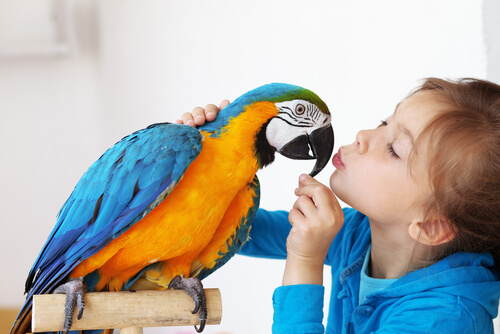
#> input picture Resources/loro.jpg, 500 x 334 px
$ python chapter_7.py
#> lines starting #> are read from the running program, lines starting #| are printed output that depends on the picture; after the words box and inside, x2 and y2 are one past the last pixel; in counts of white or black regions, pixels touching at a corner belong together
import cv2
import numpy as np

def empty(a):
    pass

def stackImages(scale,imgArray):
    rows = len(imgArray)
    cols = len(imgArray[0])
    rowsAvailable = isinstance(imgArray[0], list)
    width = imgArray[0][0].shape[1]
    height = imgArray[0][0].shape[0]
    if rowsAvailable:
        for x in range ( 0, rows):
            for y in range(0, cols):
                if imgArray[x][y].shape[:2] == imgArray[0][0].shape [:2]:
                    imgArray[x][y] = cv2.resize(imgArray[x][y], (0, 0), None, scale, scale)
                else:
                    imgArray[x][y] = cv2.resize(imgArray[x][y], (imgArray[0][0].shape[1], imgArray[0][0].shape[0]), None, scale, scale)
                if len(imgArray[x][y].shape) == 2: imgArray[x][y]= cv2.cvtColor( imgArray[x][y], cv2.COLOR_GRAY2BGR)
        imageBlank = np.zeros((height, width, 3), np.uint8)
        hor = [imageBlank]*rows
        hor_con = [imageBlank]*rows
        for x in range(0, rows):
            hor[x] = np.hstack(imgArray[x])
        ver = np.vstack(hor)
    else:
        for x in range(0, rows):
            if imgArray[x].shape[:2] == imgArray[0].shape[:2]:
                imgArray[x] = cv2.resize(imgArray[x], (0, 0), None, scale, scale)
            else:
                imgArray[x] = cv2.resize(imgArray[x], (imgArray[0].shape[1], imgArray[0].shape[0]), None,scale, scale)
            if len(imgArray[x].shape) == 2: imgArray[x] = cv2.cvtColor(imgArray[x], cv2.COLOR_GRAY2BGR)
        hor= np.hstack(imgArray)
        ver = hor
    return ver


path = 'Resources/loro.jpg'
cv2.namedWindow("TrackBars")
cv2.resizeWindow("TrackBars",640,240)
cv2.createTrackbar("Hue Min","TrackBars",0,179,empty)
#> slider 'Hue Min' is set to 35
cv2.createTrackbar("Hue Max","TrackBars",179,179,empty)
cv2.createTrackbar("Sat Min","TrackBars",0,179,empty)
#> slider 'Sat Min' is set to 35
cv2.createTrackbar("Sat Max","TrackBars",255,255,empty)
cv2.createTrackbar("Val Min","TrackBars",0,255,empty)
#> slider 'Val Min' is set to 51
cv2.createTrackbar("Val Max","TrackBars",255,255,empty)

while True:
    img = cv2.imread(path)
#> img is the input picture: shape (334, 500, 3); mean B, G, R 169.4, 174.5, 174.3
    imgHSV = cv2.cvtColor(img,cv2.COLOR_BGR2HSV)
#> imgHSV: shape (334, 500, 3); mean H, S, V 50.9, 88, 203
    h_min = cv2.getTrackbarPos("Hue Min","TrackBars")
    h_max = cv2.getTrackbarPos("Hue Max", "TrackBars")
    s_min = cv2.getTrackbarPos("Sat Min", "TrackBars")
    s_max = cv2.getTrackbarPos("Sat Max", "TrackBars")
    v_min = cv2.getTrackbarPos("Val Min", "TrackBars")
    v_max = cv2.getTrackbarPos("Val Max", "TrackBars")
    lower = np.array([h_min,s_min,v_min])
    upper = np.array([h_max,s_max,v_max])
    mask = cv2.inRange(imgHSV,lower,upper)
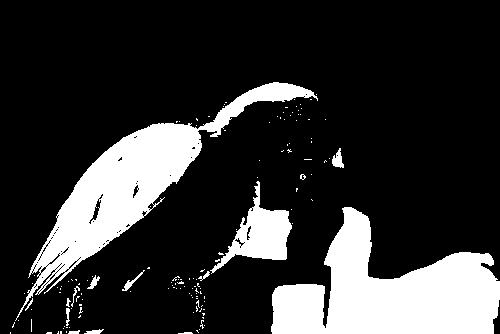
#> mask: shape (334, 500); 19.8% white; 141 white regions (126 under 20 px), largest, box (x1, y1, x2, y2) and area: (271, 207, 500, 334) 15991, (15, 82, 318, 321) 13403, (210, 181, 292, 274) 2669

    imgResult =cv2.bitwise_and(img,img,mask=mask)
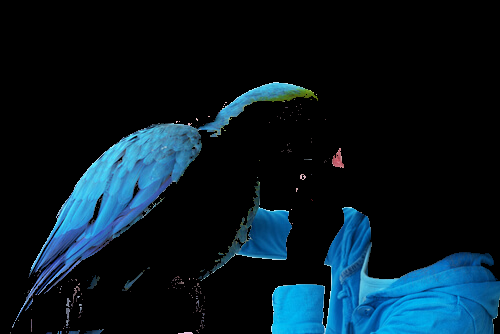
#> imgResult: shape (334, 500, 3); mean B, G, R 34.9, 24.6, 7.1

    '''
    cv2.imshow("Original",img)
    cv2.imshow("HSV",imgHSV)
    cv2.imshow("Mask",mask)
    cv2.imshow("Result",imgResult)
    '''
    imgStack = stackImages(0.6,([img,imgHSV],[mask,imgResult]))
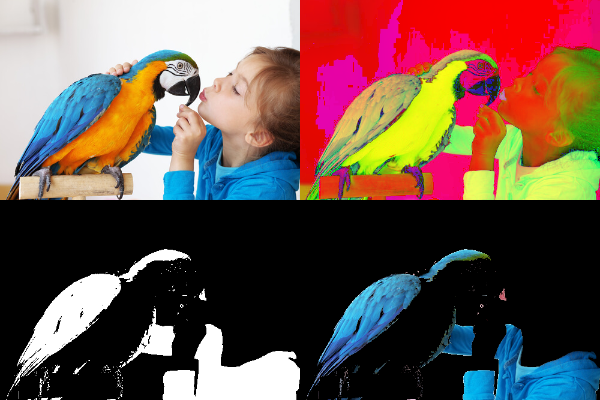
#> imgStack: shape (400, 600, 3); mean B, G, R 76.4, 84.4, 108.7
    cv2.imshow("Total", imgStack)

    cv2.waitKey(100)

$ run again, with Resources/shapes.JPG copied over Resources/loro.jpg
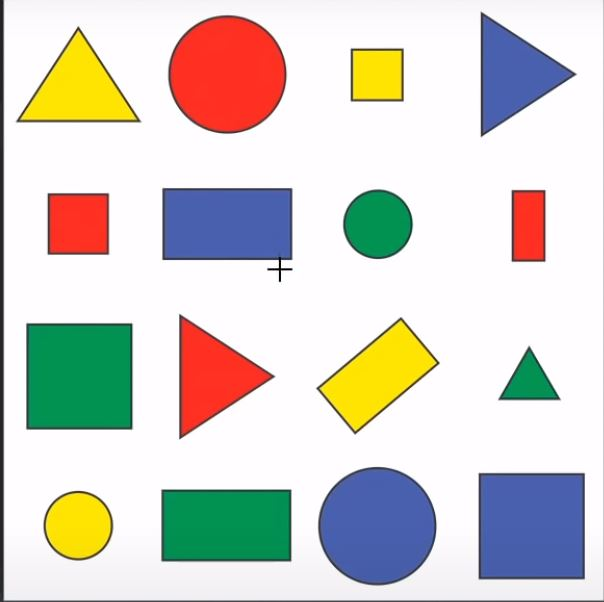
#> input picture Resources/shapes.JPG, 604 x 602 px
#> img is the input picture: shape (602, 604, 3); mean B, G, R 203.1, 209.6, 212.5
#> imgHSV: shape (602, 604, 3); mean H, S, V 118.8, 59.1, 231.6
#> `mask = cv2.inRange(imgHSV,lower,upper)`:
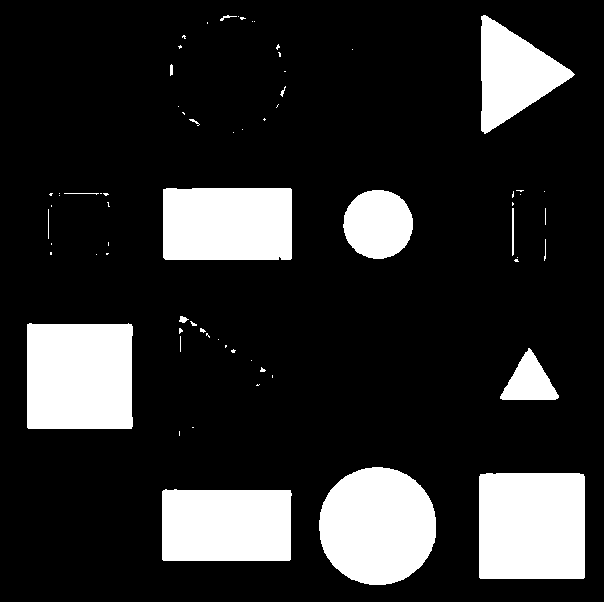
#> mask: shape (602, 604); 17.5% white; 68 white regions (51 under 20 px), largest, box (x1, y1, x2, y2) and area: (479, 473, 585, 579) 11215, (27, 323, 133, 429) 11048, (319, 467, 436, 585) 10922
#> `imgStack = stackImages(0.6,([img,imgHSV],[mask,imgResult]))`:
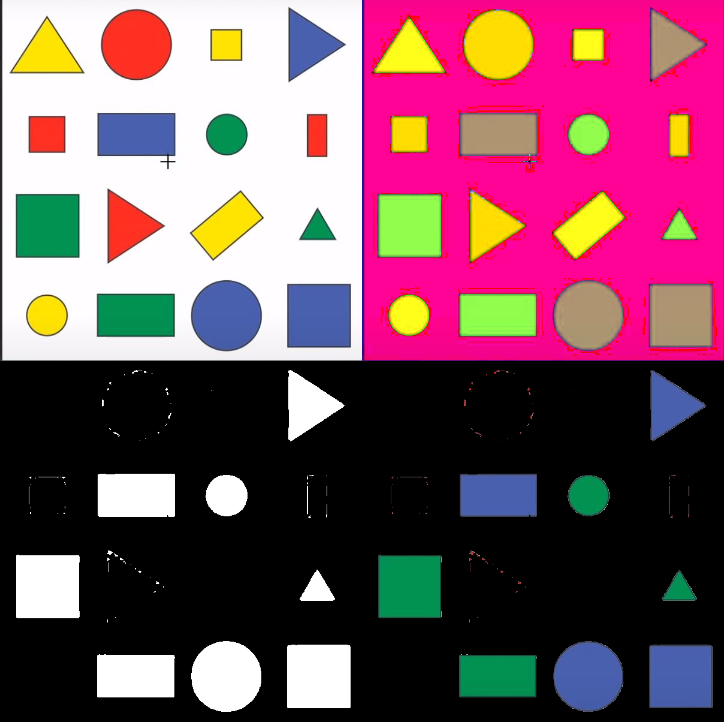
#> imgStack: shape (722, 724, 3); mean B, G, R 97.3, 83.2, 124.2
